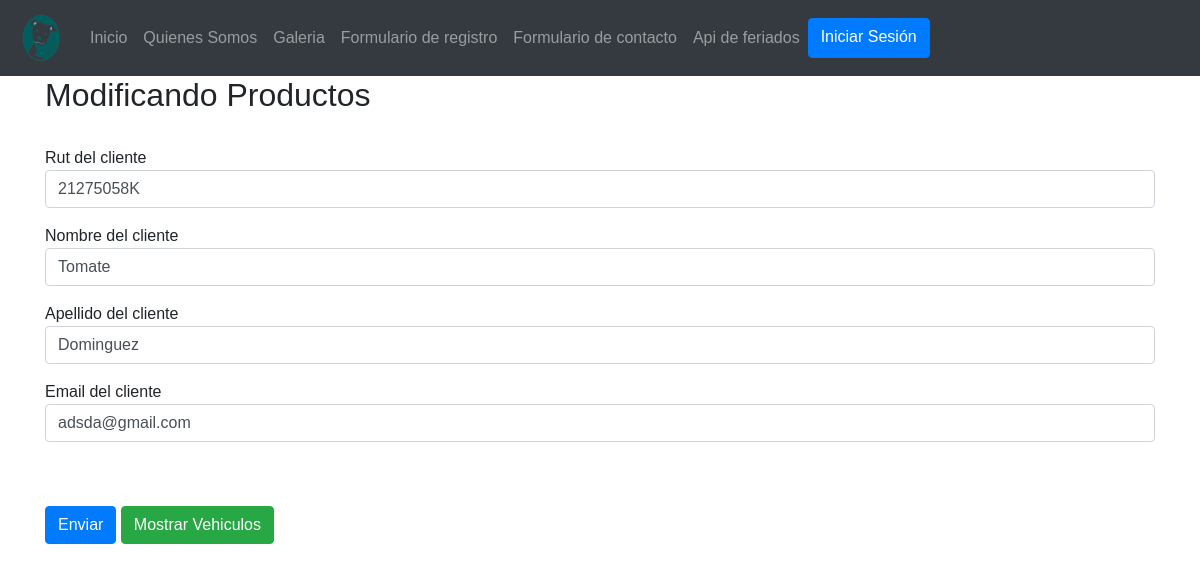
/form_mod_cliente/21275058K, run on the app's committed database.
### MascotasCore/models.py (models this page shows, shortened)
class Cliente(models.Model):
    rut = models.CharField(primary_key=True, max_length=9, verbose_name='Rut de cliente')
    nombre = models.CharField(max_length=25, verbose_name='Nombre de cliente')
    apellido = models.CharField(max_length=25, verbose_name='Apellido de cliente')
    email = models.CharField(max_length=50, verbose_name='Email de cliente')
    direccion = models.CharField(max_length=25, verbose_name='Direccion de cliente', null=True)
    telefono = models.IntegerField( verbose_name='Telefono de cliente', null=True)

### MascotasCore/views.py (the view)
# urls.py: path('form_mod_cliente/<id>', form_mod_cliente, name="form_mod_cliente"),
def form_mod_cliente(request, id):
    cliente = Cliente.objects.get(rut=id)
    datos = {
        'form': ClienteForm(instance = cliente)
    }
    if request.method=='POST':
        formulario = ClienteForm(data=request.POST, instance = cliente)
        if formulario.is_valid():
            formulario.save()
            datos['mensaje'] = "Modificados correctamente"
    return render(request, 'form_mod_cliente.html', datos)

### MascotasCore/templates/form_mod_cliente.html (shortened to what this page needs)
<!DOCTYPE html>
<html lang="en">
<head>
    {% load static %}
    <link href="https://cdn.jsdelivr.net/npm/bootstrap@5.0.1/dist/css/bootstrap.min.css" rel="stylesheet">
    <link rel="stylesheet" href="cdn.jsdelivr.net/npm/bootstrap@4.6.0/dist/css/bootstrap.min.css">
</head>
<body>
    <nav class="navbar navbar-expand-sm navbar-dark bg-dark">
        <a class="navbar-brand" href="#">
          <img src="{% static 'img/logo3.png' %}" width="50" height="50" alt="">
        </a>
        <div class="collapse navbar-collapse" id="opciones">
          <ul class="navbar-nav">
            <li class="nav-item">
              <a class="nav-link" href="{% url 'index' %}">Inicio</a>
            </li>
            <li class="nav-item">
              <a class="nav-link" href="{% url 'somos' %}">Quienes Somos</a>
            </li>
            <li class="nav-item">
              <a class="nav-link" href="{% url 'galeria' %}">Galeria</a>
            </li>
            <li class="nav-item">
              <a class="nav-link" href="{% url 'FormReg' %}">Formulario de registro</a>
            </li>
            <li class="nav-item">
              <a class="nav-link" href="{% url 'FormCont' %}">Formulario de contacto</a>
            </li>
            <li class="nav-item">
              <a class="nav-link" href="{% url 'Api' %}">Api de feriados</a>
            </li>
            {% if user.is_authenticated %}
            <a href="{%  url 'logout' %}" class="btn btn-primary">Cerrar Sesión</a>
            <a href="#">Bienvenido @{{user.username}}</a>
        {% else %}
            <a href="{% url 'login' %}" class="btn btn-primary">Iniciar Sesión</a>
        {% endif %}
          </ul>
        </div>
      </nav>
    <div class="container">
        <h2>Modificando Productos</h2><br>
        <form method="POST" action="#" id="formulario">
            <div class="form-group">
                {{form.rut.label}}
                {{form.rut}}
            </div>
            <div class="form-group">
                {{form.nombre.label}}
                {{form.nombre}}
            </div>
            <div class="form-group">
                {{form.apellido.label}}
                {{form.apellido}}
            </div>
            <div class="form-group">
                {{form.email.label}}
                {{form.email}}
            </div>
            <br><br>
            <input type="submit" class="btn btn-primary" value="Enviar">
            <a href="{% url 'MostrarCliente' %}" class="btn btn-success">Mostrar Vehiculos</a>
        </form>
    </div>
</body>
</html>

### MascotasCore/templates/form_mod_cliente.html (style rules this page uses)
body { font-family: Arial; }

### data on the page
Cliente: rut "21275058K", nombre "Tomate", apellido "Dominguez", email "adsda@gmail.com"
